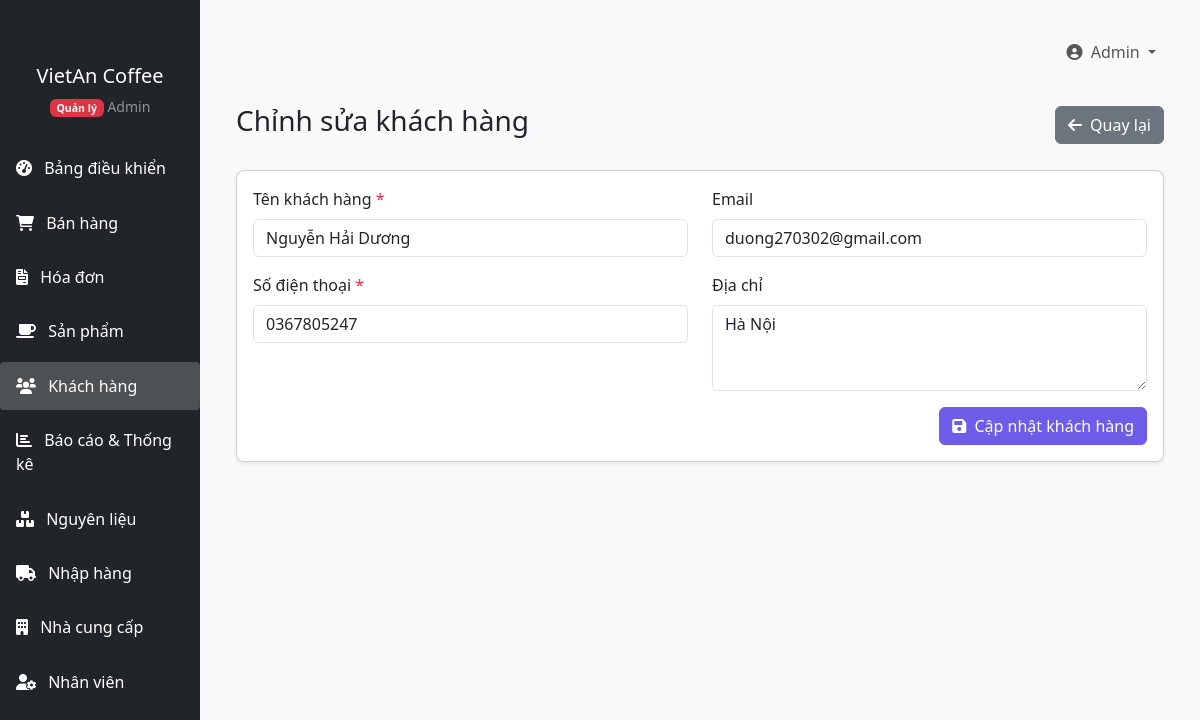
/QuanLyCafe/index.php?page=customers&action=edit&id=1 (signed in), run on the app's committed database.
### tables this page shows
CREATE TABLE `customers` (
  `id` int(11) NOT NULL,
  `name` varchar(100) NOT NULL,
  `email` varchar(100) DEFAULT NULL,
  `phone` varchar(20) DEFAULT NULL,
  `address` text DEFAULT NULL,
  `created_at` timestamp NOT NULL DEFAULT current_timestamp(),
  `updated_at` timestamp NOT NULL DEFAULT current_timestamp() ON UPDATE current_timestamp()
);

### QuanLyCafe/models/Customer.php (called while the page is built, shortened)
<?php
class Customer {
    private $conn;
    public function __construct($db) {
        $this->conn = $db;
    }
    public function getById($id) {
        $query = "SELECT * FROM customers WHERE id = ?";
        $stmt = $this->conn->prepare($query);
        $stmt->bind_param("i", $id);
        $stmt->execute();
        $result = $stmt->get_result();
        if ($result->num_rows === 1) {
            $row = $result->fetch_assoc();
            $this->id = $row['id'];
            $this->name = $row['name'];
            $this->email = $row['email'];
            $this->phone = $row['phone'];
            $this->address = $row['address'];
            return true;
        }
        return false;
    }
}

### QuanLyCafe/views/customers/edit.php (the view, shortened to what this page needs)
<?php include 'includes/header.php'; ?>
<div class="container-fluid">
    <div class="d-flex justify-content-between align-items-center mb-4">
        <h1 class="h3">Chỉnh sửa khách hàng</h1>
        <a href="index.php?page=customers" class="btn btn-secondary">
            <i class="fas fa-arrow-left me-1"></i> Quay lại
        </a>
    </div>
    <div class="card">
        <div class="card-body">
            <form method="POST" action="index.php?page=customers&action=edit&id=<?php echo $customer->id; ?>">
                <div class="row">
                    <div class="col-md-6">
                        <div class="mb-3">
                            <label for="name" class="form-label">Tên khách hàng <span class="text-danger">*</span></label>
                            <input type="text" class="form-control" id="name" name="name" value="<?php echo $customer->name; ?>" required>
                        </div>
                        <div class="mb-3">
                            <label for="phone" class="form-label">Số điện thoại <span class="text-danger">*</span></label>
                            <input type="text" class="form-control" id="phone" name="phone" value="<?php echo $customer->phone; ?>" required>
                        </div>
                    </div>
                    <div class="col-md-6">
                        <div class="mb-3">
                            <label for="email" class="form-label">Email</label>
                            <input type="email" class="form-control" id="email" name="email" value="<?php echo $customer->email; ?>">
                        </div>
                        <div class="mb-3">
                            <label for="address" class="form-label">Địa chỉ</label>
                            <textarea class="form-control" id="address" name="address" rows="3"><?php echo $customer->address; ?></textarea>
                        </div>
                    </div>
                </div>
                <div class="text-end">
                    <button type="submit" class="btn btn-primary">
                        <i class="fas fa-save me-1"></i> Cập nhật khách hàng
                    </button>
                </div>
            </form>
        </div>
    </div>
</div>
<?php include 'includes/footer.php'; ?>

### QuanLyCafe/assets/css/style.css (style rules this page uses)
body { font-family: 'Segoe UI', Tahoma, Geneva, Verdana, sans-serif; background-color: #f8f9fa; }
.card { border-radius: 0.5rem; box-shadow: 0 0.125rem 0.25rem rgba(0, 0, 0, 0.075); margin-bottom: 1.5rem; }
.btn-primary { background-color: #6c5ce7; border-color: #6c5ce7; }

### data on the page
customers: name "Nguyễn Hải Dương", phone "0367805247", email "duong270302@gmail.com", address "Hà Nội"

### other printed values
getCurrentUserName() "Admin"
